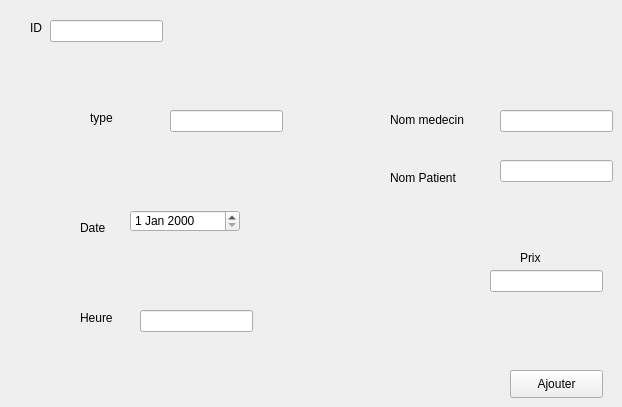
        <widget class="QWidget" name="ajouter_2">
         <attribute name="title">
          <string>Ajouter</string>
         </attribute>
         <widget class="QPushButton" name="ajs">
          <property name="geometry">
           <rect>
            <x>510</x>
            <y>370</y>
            <width>93</width>
            <height>28</height>
           </rect>
          </property>
          <property name="text">
           <string>Ajouter</string>
          </property>
         </widget>
         <widget class="QLabel" name="label_18">
          <property name="geometry">
           <rect>
            <x>90</x>
            <y>110</y>
            <width>55</width>
            <height>16</height>
           </rect>
          </property>
          <property name="text">
           <string>type</string>
          </property>
         </widget>
         <widget class="QLabel" name="label_24">
          <property name="geometry">
           <rect>
            <x>80</x>
            <y>220</y>
            <width>55</width>
            <height>16</height>
           </rect>
          </property>
          <property name="text">
           <string>Date</string>
          </property>
         </widget>
         <widget class="QLabel" name="label_25">
          <property name="geometry">
           <rect>
            <x>80</x>
            <y>310</y>
            <width>55</width>
            <height>16</height>
           </rect>
          </property>
          <property name="text">
           <string>Heure</string>
          </property>
         </widget>
         <widget class="QLineEdit" name="heure">
          <property name="geometry">
           <rect>
            <x>140</x>
            <y>310</y>
            <width>113</width>
            <height>22</height>
           </rect>
          </property>
         </widget>
         <widget class="QLabel" name="label_26">
          <property name="geometry">
           <rect>
            <x>390</x>
            <y>110</y>
            <width>91</width>
            <height>20</height>
           </rect>
          </property>
          <property name="text">
           <string>Nom medecin</string>
          </property>
         </widget>
         <widget class="QLabel" name="label_27">
          <property name="geometry">
           <rect>
            <x>390</x>
            <y>170</y>
            <width>91</width>
            <height>16</height>
           </rect>
          </property>
          <property name="text">
           <string>Nom Patient</string>
          </property>
         </widget>
         <widget class="QLineEdit" name="nommed">
          <property name="geometry">
           <rect>
            <x>500</x>
            <y>110</y>
            <width>113</width>
            <height>22</height>
           </rect>
          </property>
         </widget>
         <widget class="QLineEdit" name="nompat">
          <property name="geometry">
           <rect>
            <x>500</x>
            <y>160</y>
            <width>113</width>
            <height>22</height>
           </rect>
          </property>
         </widget>
         <widget class="QLabel" name="label_28">
          <property name="geometry">
           <rect>
            <x>520</x>
            <y>250</y>
            <width>55</width>
            <height>16</height>
           </rect>
          </property>
          <property name="text">
           <string>Prix</string>
          </property>
         </widget>
         <widget class="QLineEdit" name="prix">
          <property name="geometry">
           <rect>
            <x>490</x>
            <y>270</y>
            <width>113</width>
            <height>22</height>
           </rect>
          </property>
         </widget>
         <widget class="QLabel" name="label_29">
          <property name="geometry">
           <rect>
            <x>30</x>
            <y>20</y>
            <width>55</width>
            <height>16</height>
           </rect>
          </property>
          <property name="text">
           <string>ID</string>
          </property>
         </widget>
         <widget class="QLineEdit" name="idss">
          <property name="geometry">
           <rect>
            <x>50</x>
            <y>20</y>
            <width>113</width>
            <height>22</height>
           </rect>
          </property>
         </widget>
         <widget class="QLineEdit" name="type">
          <property name="geometry">
           <rect>
            <x>170</x>
            <y>110</y>
            <width>113</width>
            <height>22</height>
           </rect>
          </property>
         </widget>
         <widget class="QDateEdit" name="dateEdit">
          <property name="geometry">
           <rect>
            <x>130</x>
            <y>210</y>
            <width>110</width>
            <height>22</height>
           </rect>
          </property>
         </widget>
        </widget>
